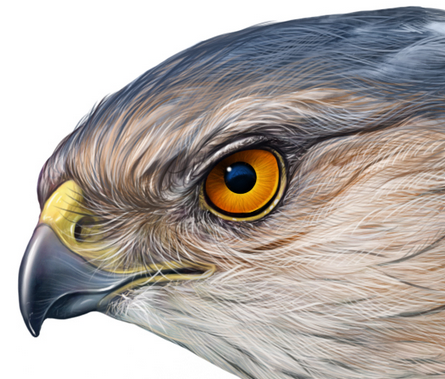
#> input picture Part2/hawk.png, 445 x 379 px, found by its file name
$ python Code.py
#> lines starting #> are read from the running program, lines starting #| are printed output that depends on the picture; after the words box and inside, x2 and y2 are one past the last pixel; in counts of white or black regions, pixels touching at a corner belong together
#Implement a region-growing technique for image segmentation. The basic idea is to start
#from a set of points inside the object of interest (foreground), denoted as seeds, and
#recursively add neighboring pixels as long as they are in a pre-defined range of the pixel
#values of the seeds.

import cv2
import numpy as np

#Function for region growing
def process(image, seeds, threshold):
    height, width = image.shape
    segmented = np.zeros_like(image)
    visited = np.zeros_like(image, dtype=bool)
    stack = []

    # Define 4-connectivity
    connectivity = [(0, 1), (1, 0), (0, -1), (-1, 0)]

    for seed in seeds:
        stack.append(seed)

    while stack:
        current_pixel = stack.pop()
        segmented[current_pixel] = 255

        for dx, dy in connectivity:
            x, y = current_pixel[0] + dx, current_pixel[1] + dy

            if 0 <= x < height and 0 <= y < width and not visited[x, y]:
                if abs(int(image[x, y]) - int(image[current_pixel])) < threshold:
                    stack.append((x, y))
                    visited[x, y] = True

    return segmented

if __name__ == "__main__":

    # Read the image
    image = cv2.imread('Part2\hawk.png', cv2.IMREAD_GRAYSCALE)
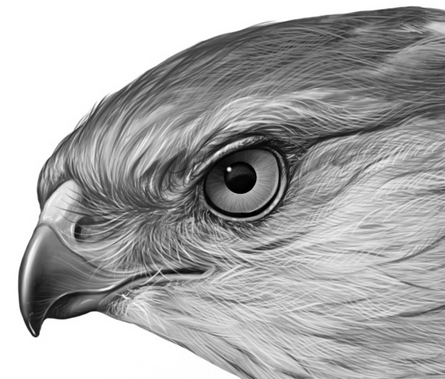
#> image: shape (379, 445); min 0, max 255, mean 169.5

    cv2.imshow('Original Image', image)

    #Define the seed
    seeds = [(100, 100), (250, 250)]
    #Define threhold for region growing
    threshold = 15
    #Performing the processing funtion
    segmented_image = process(image, seeds, threshold)
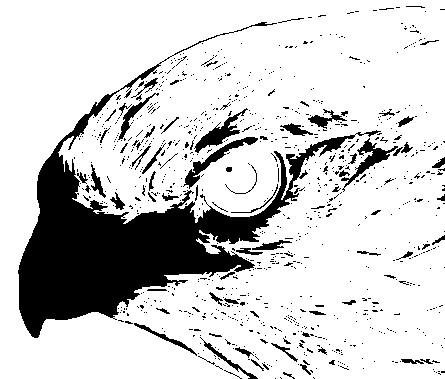
#> segmented_image: shape (379, 445); 81% white; 969 black regions (895 under 20 px), largest, box (x1, y1, x2, y2) and area: (18, 22, 381, 338) 23258, (183, 137, 258, 189) 666, (194, 108, 248, 153) 625

    cv2.imshow('Segmented Image', segmented_image)
    cv2.imwrite('Results\segmented_image.jpg', segmented_image)

    #Define the seed
    seeds_2 = [(50, 50),(100, 100), (250, 250),(150, 150)]
    #Define threhold for region growing
    threshold_2 = 5
    #Performing the processing funtion
    segmented_image_2 = process(image, seeds_2, threshold_2)
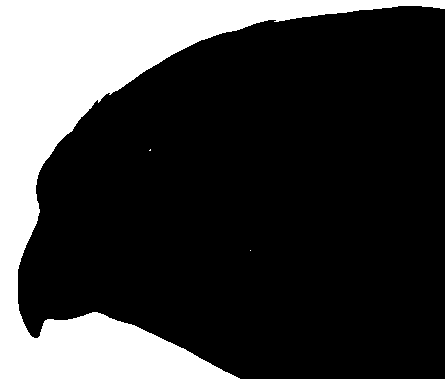
#> segmented_image_2: shape (379, 445); 24.2% white; 3 white regions (2 under 20 px), largest, box (x1, y1, x2, y2) and area: (0, 0, 445, 379) 40827

    cv2.imshow('Segmented Image 2', segmented_image_2)
    cv2.imwrite('Results\segmented_image_2.jpg', segmented_image_2)

    cv2.waitKey(0)
    cv2.destroyAllWindows()
